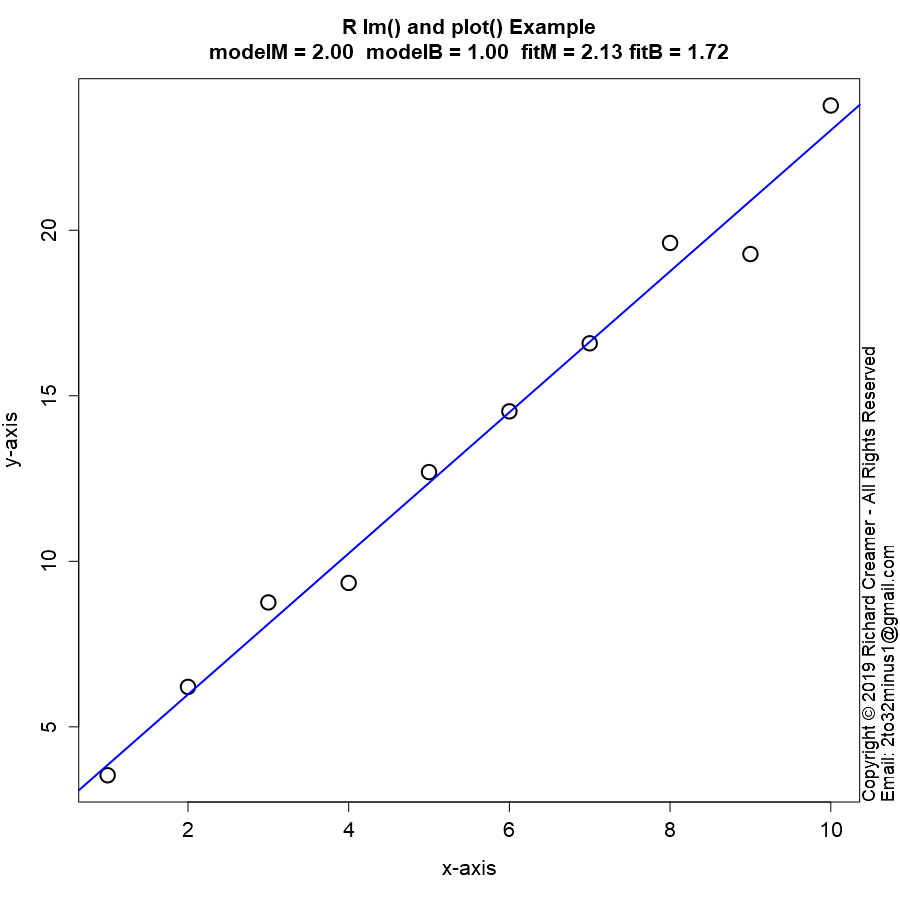

Generate this figure with R:
##############################################################
### Copyright (c) Richard Creamer 2019 - All Rights Reserved
### Inquiries: email [email redacted]
##############################################################

### Globals
fontScale = 1.2    # Global font size variable
lf        = 1.2    # Enlarge font of plot labels
verbose   = FALSE  # Verbose printing
lw        = 2      # Line width
xMargin   = 1      # X-axis margin for plots
yMargin   = 1      # Y-axis margin for plots
de        = 0.01   # Small constant for estimating derivatives numerically
smlPts    = 1      # Small  data point/circle
medPts    = 1.5    # Medium data point/circle
lrgPts    = 2.0    # Large  data point/circle

### Run this function to generate this plot
runFunc = function() {
	path = "D:/Code/R/LeastSquaresPlay/PlotsAndAssocCode/Plot1/"
	savePngVerbose( paste(path, "Plot1.png", sep=""), basicPlotLmExample, w=900, h=900, un="px" )	
}

### Basic R lm() and plot() example
basicPlotLmExample = function() {
	set.seed( 3 )  # For reproducibility
	modelM = 2
	modelB = 1
	x = 1:10
	y = modelM * x + modelB + rnorm( length(x), 1.5 ) # Add random noise
	lmFit = lm( y ~ x )
	fitB = lmFit$coefficients[1]
	fitM = lmFit$coefficients[2]
	plotTitle = paste( "R lm() and plot() Example\n",
					   sprintf( "modelM = %.2f  modelB = %.2f  fitM = %.2f fitB = %.2f",
					   		 modelM, modelB, fitM, fitB ), sep="" )
	plot( x, y, main=plotTitle, xlab="x-axis", ylab="y-axis",
		  cex.main=1.3,  # 'main' title font scale/size
		  cex.axis=1.3,  # Axis tick label font scale/size
		  cex.lab=1.3,   # Axis label font
		  cex=2.0,       # Data point size/diameter
		  lwd=2 )        # Data point line thickness scale
	abline( lmFit, lwd=2, col="blue" )
}

### Save to PNG file, specify width and height
savePngVerbose = function( path, plotFunc, w=512, h=512, un="px", doCopyright=TRUE, ... ) {
	png( filename = path, type="cairo", units=un, width=w, height=h, pointsize=12, res=96 )
	plotFunc( ... )
	if ( doCopyright )
		addCopyright()
	dev.off()
}

### Add copyright notice to plot via text()
addCopyright = function() {
	mtext( "Copyright \uA9 2019 Richard Creamer - All Rights Reserved", side=4, line=0, adj=0, cex=1.1 )
	mtext( "Email: [email redacted]", side=4, line=1, adj=0, cex=1.1 )
}

runFunc()
